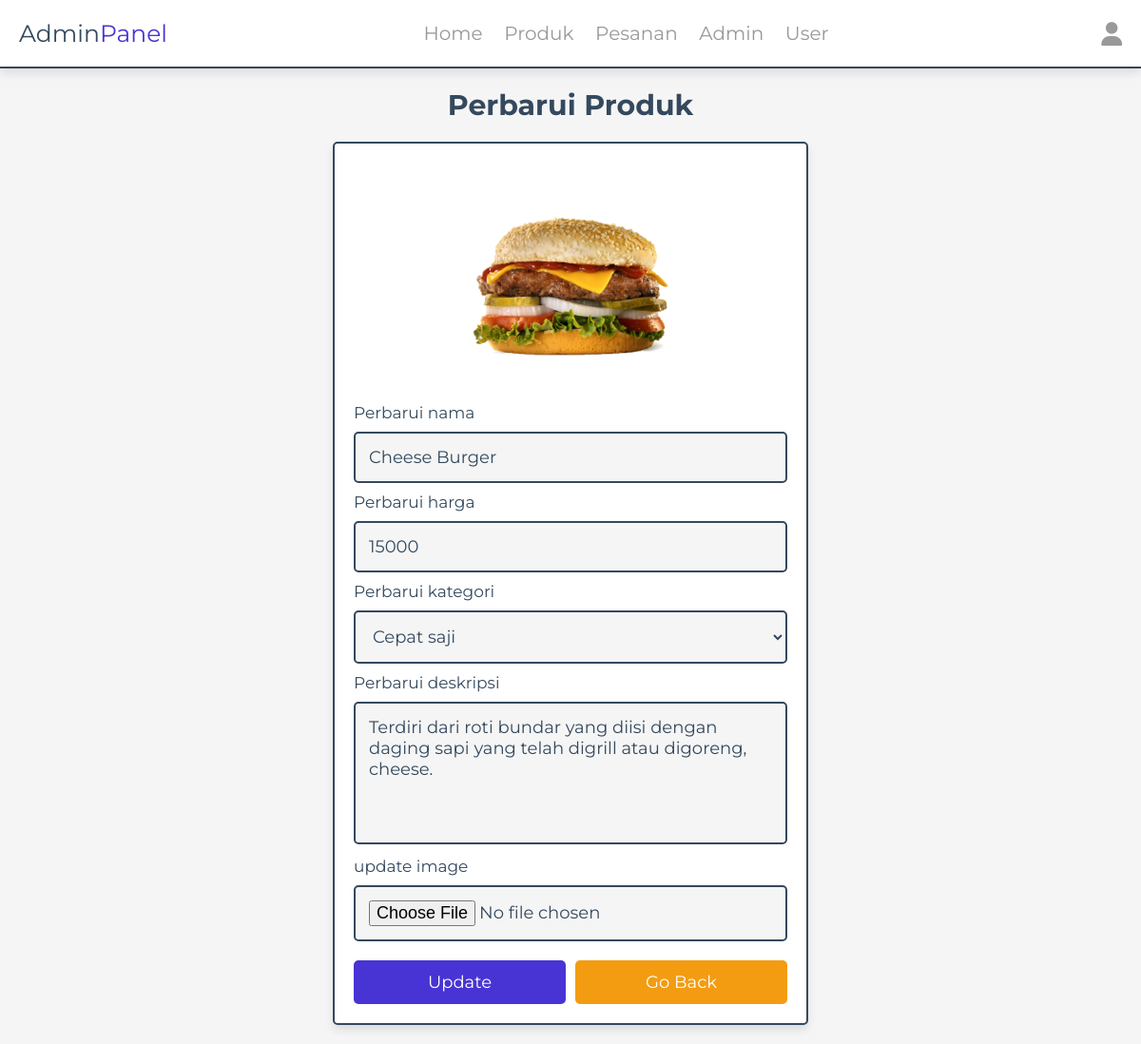
Page /admin/update_product.php?update=1 (signed in) on the committed database.
### tables this page shows
CREATE TABLE `products` (
  `id` int(100) NOT NULL,
  `name` varchar(100) NOT NULL,
  `category` varchar(100) NOT NULL,
  `price` int(10) NOT NULL,
  `image` varchar(100) NOT NULL,
  `description` varchar(100) NOT NULL
);

### admin/update_product.php (the view, shortened to what this page needs)
<?php
include '../components/connect.php';
?>
<!DOCTYPE html>
<html lang="en">
<head>
   <link rel="stylesheet" href="https://cdnjs.cloudflare.com/ajax/libs/font-awesome/6.1.1/css/all.min.css">
   <link rel="stylesheet" href="../css/admin_style.css">
</head>
<body>
<?php include '../components/admin_navbar.php' ?>
<section class="update-product">
   <h1 class="heading">Perbarui produk</h1>
   <?php
      $update_id = $_GET['update'];
      $show_products = $conn->prepare("SELECT * FROM `products` WHERE id = ?");
      $show_products->execute([$update_id]);
      if($show_products->rowCount() > 0){
         while($fetch_products = $show_products->fetch(PDO::FETCH_ASSOC)){
   ?>
 <form action="" method="POST" enctype="multipart/form-data">
    <img src="../uploaded_img/<?= $fetch_products['image']; ?>" alt="">
    <span>Perbarui nama</span>
    <input type="text" required placeholder="Masukkan nama produk" name="name" maxlength="100" class="box" value="<?= $fetch_products['name']; ?>">
    <span>Perbarui harga</span>
    <input type="number" min="0" max="9999999999" required placeholder="Masukkan harga produk" name="price" onkeypress="if(this.value.length == 10) return false;" class="box" value="<?= $fetch_products['price']; ?>">
    <span>Perbarui kategori</span>
    <select name="category" class="box" required>
      <option selected value="<?= $fetch_products['category']; ?>"><?= $fetch_products['category']; ?></option>
    </select>
    <span>Perbarui deskripsi</span>
    <textarea name="description" class="box" required placeholder="Masukkan deskripsi produk"><?= $fetch_products['description']; ?></textarea>
    <span>update image</span>
    <input type="file" name="image" class="box" accept="image/jpg, image/jpeg, image/png, image/webp">
    <div class="flex-btn">
      <input type="submit" value="update" class="btn" name="update">
      <a href="products.php" class="option-btn">go back</a>
    </div>
  </form>
   <?php
         }
      }else{
         echo '<p class="empty">no products added yet!</p>';
      }
   ?>
</section>
</body>
</html>

### css/admin_style.css (style rules this page uses)
:root { --main-color:#4834d4; --red:#e74c3c; --orange:#f39c12; --black:#34495e; --white:#fff; --light-bg:#f5f5f5; --light-color:#999; --border:.2rem solid var(--black); --box-shadow:0 .5rem 1rem rgba(0,0,0,.1); }
* { font-family: 'Montserrat', sans-serif; margin:0; padding:0; box-sizing: border-box; text-decoration: none; outline: none; border:none; }
html { font-size: 62.5%; overflow-x: hidden; }
body { background-color: var(--light-bg); }
section { max-width: 1200px; margin:0 auto; padding:2rem; }
.btn, .delete-btn, .option-btn { display: block; margin-top: 1rem; border-radius: .5rem; cursor: pointer; width: 100%; font-size: 1.8rem; color:var(--white); padding:1.2rem 3rem; text-transform: capitalize; text-align: center; }
.btn { background-color: var(--main-color); }
.option-btn { background-color: var(--orange); }
.flex-btn { display: flex; gap:1rem; }
.heading { text-align: center; margin-bottom: 2rem; text-transform: capitalize; color:var(--black); font-size: 3rem; }
.update-product form { margin:0 auto; max-width: 50rem; background-color: var(--white); border-radius: .5rem; box-shadow: var(--box-shadow); border:var(--border); padding:2rem; }
.update-product form img { height: 25rem; width: 100%; object-fit: contain; }
.update-product form .box { background-color: var(--light-bg); border:var(--border); width: 100%; padding:1.4rem; font-size: 1.8rem; color:var(--black); border-radius: .5rem; margin: 1rem 0; }
.update-product form textarea { height: 15rem; resize: none; }
.update-product form span { font-size: 1.7rem; color:var(--black); }

### rows in the picture
products: image (picture), name "Cheese Burger", price "15000", category "Cepat saji", description "Terdiri dari roti bundar yang diisi dengan daging sapi yang telah digrill atau digoreng, cheese."
